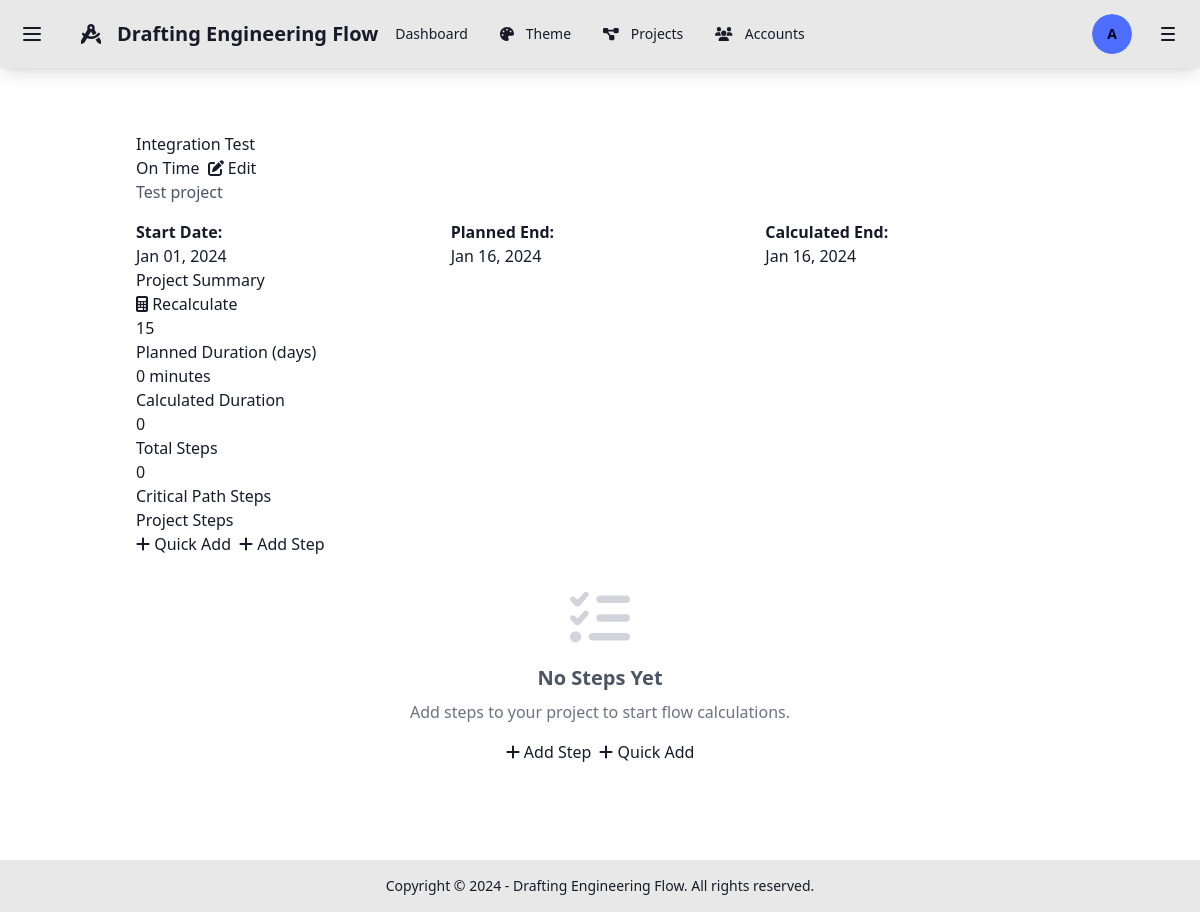
Page /flow-calc/projects/2/ (signed in) on the committed database.
### flow_calc/models.py (models this page shows, shortened)
class FlowProject(models.Model):
    name = models.CharField(max_length=200, help_text="Project name")
    description = models.TextField(blank=True, help_text="Project description")
    start_date = models.DateField(help_text="Project start date")
    duration_days = models.PositiveIntegerField(help_text="Total project duration in days")
    created_by = models.ForeignKey(User, on_delete=models.CASCADE, related_name='flow_projects')
    created_at = models.DateTimeField(auto_now_add=True)
    updated_at = models.DateTimeField(auto_now=True)
    class Meta:
        ordering = ['-created_at']
        verbose_name = "Flow Project"
        verbose_name_plural = "Flow Projects"
    @property
    def end_date(self):
        return self.start_date + timedelta(days=self.duration_days)
    @property
    def calculated_end_date(self):
        if not self.steps.exists():
            return self.end_date
        latest_step = self.steps.order_by('-calculated_end_date').first()
        return latest_step.calculated_end_date if latest_step else self.end_date
    @property
    def is_delayed(self):
        return self.calculated_end_date > self.end_date

### flow_calc/views.py (the view)
# urls.py: path('projects/<int:pk>/', views.FlowProjectDetailView.as_view(), name='project_detail'),
class FlowProjectDetailView(LoginRequiredMixin, DetailView):
    model = FlowProject
    template_name = 'flow_calc/project_detail.html'
    context_object_name = 'project'
    def get_queryset(self):
        return FlowProject.objects.filter(created_by=self.request.user)
    def get_context_data(self, **kwargs):
        context = super().get_context_data(**kwargs)
        project = self.get_object()
        steps = project.steps.all().order_by('start_date', 'name')
        context['steps'] = steps
        critical_path_steps = []
        if steps.exists():
            latest_end_date = max(step.calculated_end_date for step in steps)
            critical_path_steps = [step for step in steps if step.calculated_end_date == latest_end_date]
        context['critical_path_steps'] = critical_path_steps
        context['calculation_form'] = FlowCalculationForm()
        return context

### flow_calc/templates/flow_calc/project_detail.html (shortened to what this page needs)
{% extends "flow_calc/base.html" %}
{% load static %}
{% block content %}
<div class="container" style="max-width: 1200px; margin: 0 auto; padding: 2rem;">
    <div class="flow-card">
        <div class="flow-header">
            <h1 class="flow-title">{{ project.name }}</h1>
            <div class="flex items-center gap-2">
                {% if project.is_delayed %}
                    <span class="status-badge delayed">Delayed ({{ project.delay_days }} days)</span>
                {% else %}
                    <span class="status-badge on-time">On Time</span>
                {% endif %}
                <a href="{% url 'flow_calc:project_update' project.pk %}" class="btn-flow secondary">
                    <i class="fas fa-edit"></i>
                    Edit
                </a>
            </div>
        </div>
        <div class="flow-content">
            {% if project.description %}
                <p class="text-gray-600 mb-4">{{ project.description }}</p>
            {% endif %}
            <div class="grid grid-cols-1 md:grid-cols-3 gap-4">
                <div>
                    <strong>Start Date:</strong><br>
                    {{ project.start_date|date:"M d, Y" }}
                </div>
                <div>
                    <strong>Planned End:</strong><br>
                    {{ project.end_date|date:"M d, Y" }}
                </div>
                <div>
                    <strong>Calculated End:</strong><br>
                    {{ project.calculated_end_date|date:"M d, Y" }}
                </div>
            </div>
        </div>
    </div>
    <div class="flow-card">
        <div class="flow-header">
            <h2 class="flow-title">Project Summary</h2>
            <form method="post" action="{% url 'flow_calc:calculate' project.pk %}" class="inline">
                <button type="submit" class="btn-flow success">
                    <i class="fas fa-calculator"></i>
                    Recalculate
                </button>
            </form>
        </div>
        <div class="flow-content">
            <div class="calculation-summary">
                <div class="summary-grid">
                    <div class="summary-item">
                        <div class="summary-value">{{ project.duration_days }}</div>
                        <div class="summary-label">Planned Duration (days)</div>
                    </div>
                    <div class="summary-item">
                        <div class="summary-value">{{ project.calculated_end_date|timesince:project.start_date }}</div>
                        <div class="summary-label">Calculated Duration</div>
                    </div>
                    <div class="summary-item">
                        <div class="summary-value">{{ steps|length }}</div>
                        <div class="summary-label">Total Steps</div>
                    </div>
                    <div class="summary-item">
                        <div class="summary-value">{{ critical_path_steps|length }}</div>
                        <div class="summary-label">Critical Path Steps</div>
                    </div>
                </div>
            </div>
        </div>
    </div>
    <div class="flow-card">
        <div class="flow-header">
            <h2 class="flow-title">Project Steps</h2>
            <div class="flex gap-2">
                <a href="{% url 'flow_calc:step_quick_add' project.pk %}" class="btn-flow secondary">
                    <i class="fas fa-plus"></i>
                    Quick Add
                </a>
                <a href="{% url 'flow_calc:step_create' project.pk %}" class="btn-flow">
                    <i class="fas fa-plus"></i>
                    Add Step
                </a>
            </div>
        </div>
        <div class="flow-content">
            {% if steps %}
                <div class="timeline">
                    {% for step in steps %}
                        <div class="timeline-item {% if step.is_critical_path %}critical{% endif %}">
                            <div class="step-card {% if step.is_critical_path %}critical{% endif %}">
                                <div class="step-header">
                                    <h3 class="step-name">{{ step.name }}</h3>
                                    <div class="flex items-center gap-2">
                                        {% if step.is_critical_path %}
                                            <span class="status-badge delayed">Critical Path</span>
                                        {% endif %}
                                        <div class="flex gap-1">
                                            <a href="{% url 'flow_calc:step_update' step.pk %}" class="btn-flow secondary" style="padding: 0.25rem 0.5rem; font-size: 0.75rem;">
                                                <i class="fas fa-edit"></i>
                                            </a>
                                            <a href="{% url 'flow_calc:step_delete' step.pk %}" class="btn-flow danger" style="padding: 0.25rem 0.5rem; font-size: 0.75rem;">
                                                <i class="fas fa-trash"></i>
                                            </a>
                                        </div>
                                    </div>
                                </div>
                                {% if step.description %}
                                    <p class="text-gray-600 mb-2">{{ step.description }}</p>
                                {% endif %}
                                <div class="step-dates">
                                    <strong>Start:</strong> {{ step.calculated_start_date|date:"M d, Y" }} |
                                    <strong>End:</strong> {{ step.calculated_end_date|date:"M d, Y" }} |
                                    <strong>Duration:</strong> {{ step.duration_days }} days
                                </div>
                                <div class="step-duration">
                                    <strong>Slack Time:</strong>
                                    <span class="step-slack {% if step.slack_days > 0 %}positive{% elif step.slack_days == 0 %}zero{% else %}negative{% endif %}">
                                        {{ step.slack_days }} days
                                    </span>
                                </div>
                                {% if step.dependencies.exists %}
                                    <div class="dependency-list">
                                        <strong>Dependencies:</strong>
                                        {% for dep in step.dependencies.all %}
                                            <span class="dependency-item">{{ dep.name }}</span>
                                        {% endfor %}
                                    </div>
                                {% endif %}
                            </div>
                        </div>
                    {% endfor %}
                </div>
            {% else %}
                <div class="text-center py-8">
                    <i class="fas fa-tasks text-6xl text-gray-300 mb-4"></i>
                    <h3 class="text-xl font-semibold text-gray-600 mb-2">No Steps Yet</h3>
                    <p class="text-gray-500 mb-4">Add steps to your project to start flow calculations.</p>
                    <div class="flex gap-2 justify-center">
                        <a href="{% url 'flow_calc:step_create' project.pk %}" class="btn-flow">
                            <i class="fas fa-plus"></i>
                            Add Step
                        </a>
                        <a href="{% url 'flow_calc:step_quick_add' project.pk %}" class="btn-flow secondary">
                            <i class="fas fa-plus"></i>
                            Quick Add
                        </a>
                    </div>
                </div>
            {% endif %}
        </div>
    </div>
</div>
{% endblock %}

### templates/base.html (shortened to what this page needs)
<!DOCTYPE html>
<html lang="en" data-theme="{{ current_theme|default:'corporate' }}">
<head>
    <script src="https://cdn.tailwindcss.com"></script>
    <link href="https://cdn.jsdelivr.net/npm/daisyui@4.12.10/dist/full.min.css" rel="stylesheet" type="text/css" />
</head>
<body class="bg-base-100">
    <div class="drawer">
        <div class="drawer-content">
            <div class="drawer drawer-end">
                <div class="drawer-content">
                    <div class="navbar bg-base-200 shadow-lg">
                        <div class="navbar-start gap-2">
                            <label for="left-drawer" class="btn btn-ghost btn-square" aria-label="Open left menu">
                                <svg xmlns="http://www.w3.org/2000/svg" class="h-6 w-6" fill="none" viewBox="0 0 24 24" stroke="currentColor"><path stroke-linecap="round" stroke-linejoin="round" stroke-width="2" d="M4 6h16M4 12h16M4 18h16" /></svg>
                            </label>
                            <a class="btn btn-ghost text-xl hidden sm:flex" href="{% url 'home' %}">
                                <i class="fas fa-drafting-compass mr-2"></i>
                                Drafting Engineering Flow
                            </a>
                        </div>
                        <div class="navbar-center hidden lg:flex">
                            <ul class="menu menu-horizontal px-1">
                                {% if 'main' in user_accessible_apps %}
                                    <li><a href="{% url 'home' %}" class="{% if request.resolver_match.url_name == 'home' %}active{% endif %}">Dashboard</a></li>
                                {% endif %}
                                {% if 'theme' in user_accessible_apps and allow_user_themes %}
                                    <li><a href="{% url 'theme:selector' %}" class="{% if request.resolver_match.url_name == 'selector' %}active{% endif %}">
                                        <i class="fas fa-palette mr-1"></i>Theme
                                    </a></li>
                                {% endif %}
                                {% if 'project' in user_accessible_apps %}
                                    <li><a href="#" class="{% if 'project' in request.resolver_match.namespace %}active{% endif %}">
                                        <i class="fas fa-project-diagram mr-1"></i>Projects
                                    </a></li>
                                {% endif %}
                                {% if 'account' in user_accessible_apps %}
                                    <li><a href="#" class="{% if 'account' in request.resolver_match.namespace %}active{% endif %}">
                                        <i class="fas fa-users mr-1"></i>Accounts
                                    </a></li>
                                {% endif %}
                            </ul>
                        </div>
                        <div class="navbar-end gap-1 sm:gap-2">
                            {% if user.is_authenticated %}
                                <div class="dropdown dropdown-end">
                                    <div tabindex="0" role="button" class="btn btn-ghost btn-circle avatar">
                                        <div class="w-8 h-8 sm:w-10 sm:h-10 rounded-full">
                                            <div class="bg-primary text-primary-content rounded-full w-8 h-8 sm:w-10 sm:h-10 flex items-center justify-center text-xs sm:text-sm">
                                                {{ user.username|first|upper }}
                                            </div>
                                        </div>
                                    </div>
                                </div>
                            {% else %}
                                <a class="btn btn-primary btn-sm sm:btn-md" href="{% url 'admin:login' %}">Login</a>
                            {% endif %}
                            <label for="right-drawer" class="btn btn-ghost btn-square" aria-label="Open right menu">
                                <svg xmlns="http://www.w3.org/2000/svg" class="h-5 w-5 sm:h-6 sm:w-6" fill="none" viewBox="0 0 24 24" stroke="currentColor"><path stroke-linecap="round" stroke-linejoin="round" stroke-width="2" d="M6 6h12M6 12h12M6 18h12" /></svg>
                            </label>
                        </div>
                    </div>
                    <main class="container mx-auto px-4 py-8">
                        {% block content %}{% endblock %}
                    </main>
                    <footer class="footer footer-center p-4 bg-base-200 text-base-content">
                        <aside>
                            <p>Copyright © 2024 - Drafting Engineering Flow. All rights reserved.</p>
                        </aside>
                    </footer>
                </div>
                <div class="drawer-side">
                    <label for="right-drawer" aria-label="close sidebar" class="drawer-overlay"></label>
                </div>
            </div>
        </div>
        <div class="drawer-side">
            <label for="left-drawer" aria-label="close sidebar" class="drawer-overlay"></label>
        </div>
    </div>
</body>
</html>

### rows in the picture
FlowProject: name "Integration Test", description "Test project", start_date "Jan 01, 2024", end_date "Jan 16, 2024", calculated_end_date "Jan 16, 2024", duration_days "15", calculated_end_date "0 minutes"

### other values in the picture
{{ user.username|first|upper }} "A"
{{ steps|length }} "0"
{{ critical_path_steps|length }} "0"
